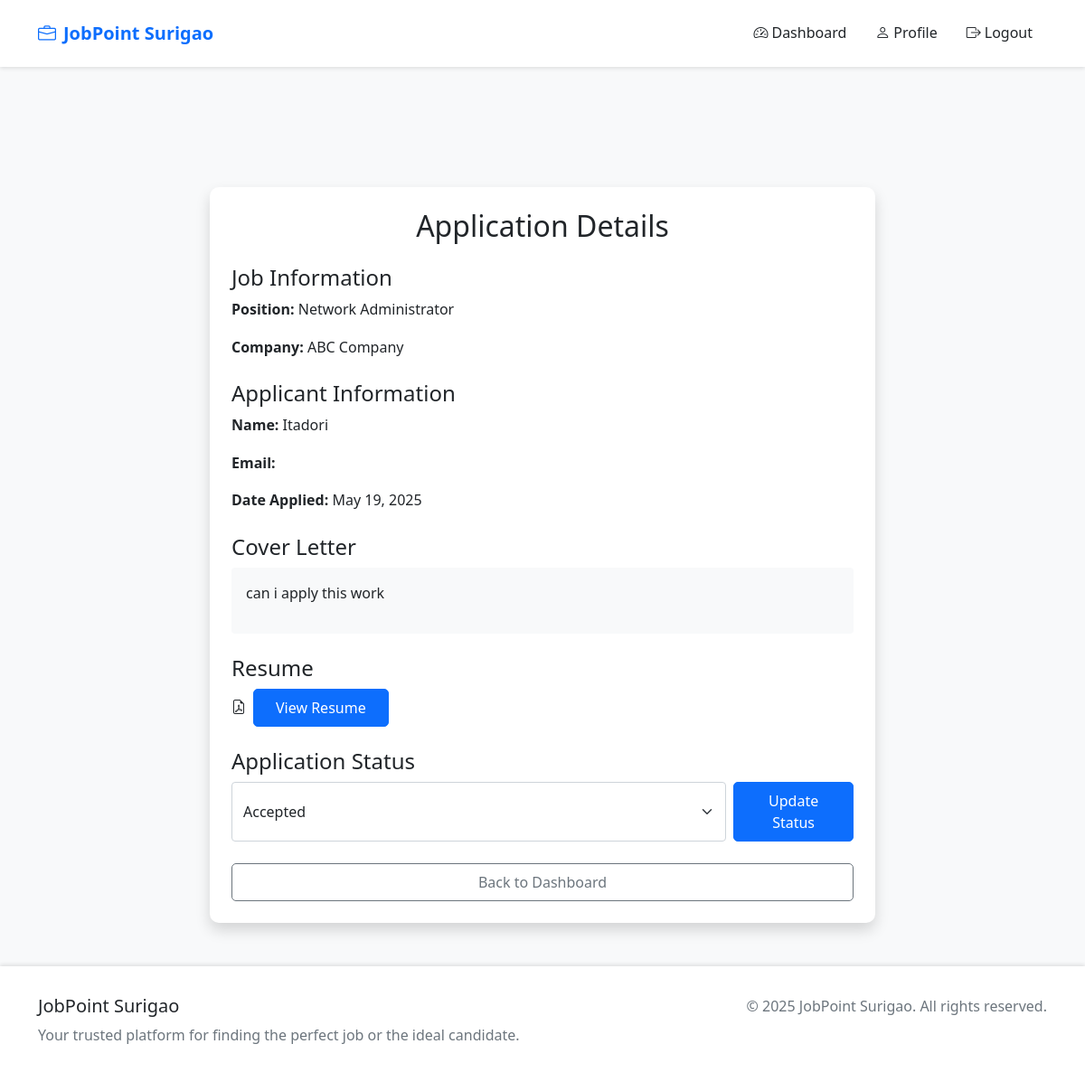
The app's page /applications/2/manage/ (signed in) with its own data.
### jobs/models.py (models this page shows, shortened)
class JobApplication(models.Model):
    STATUS_CHOICES = [
        ('pending', 'Pending'),
        ('reviewing', 'Reviewing'),
        ('accepted', 'Accepted'),
        ('rejected', 'Rejected'),
    ]
    job = models.ForeignKey(Job, on_delete=models.CASCADE, related_name='applications')
    applicant = models.ForeignKey(User, on_delete=models.CASCADE, related_name='applications')
    cover_letter = models.TextField()
    resume = models.FileField(
        upload_to='resumes/',
        validators=[
            validate_resume_extension,
            validate_file_size
        ]
    )
    additional_info = models.TextField(null=True, blank=True, help_text='Any additional information you would like to share with the employer')
    application_date = models.DateTimeField(auto_now_add=True)
    status = models.CharField(max_length=20, choices=STATUS_CHOICES, default='pending')
    last_updated = models.DateTimeField(auto_now=True)
    class Meta:
        unique_together = ('job', 'applicant')
        indexes = [
            models.Index(fields=['job', 'applicant']),
            models.Index(fields=['status']),
            models.Index(fields=['application_date']),
            models.Index(fields=['last_updated']),
        ]
        ordering = ['-application_date']

class Job(models.Model):
    JOB_TYPE_CHOICES = [
        ('full_time', 'Full Time'),
        ('part_time', 'Part Time'),
        ('contract', 'Contract'),
        ('internship', 'Internship'),
        ('temporary', 'Temporary'),
    ]
    title = models.CharField(max_length=200)
    company = models.ForeignKey(User, on_delete=models.CASCADE, related_name='posted_jobs')
    company_name = models.CharField(max_length=200, null=True, blank=True)
    job_type = models.CharField(max_length=50, choices=JOB_TYPE_CHOICES)
    location = models.ForeignKey(Location, on_delete=models.SET_NULL, null=True, blank=True, related_name='jobs')
    description = models.TextField()
    requirements = models.TextField()
    salary_range = models.CharField(max_length=100)
    posted_date = models.DateTimeField(auto_now_add=True)
    deadline = models.DateField()
    is_active = models.BooleanField(default=True)
    views_count = models.PositiveIntegerField(default=0)
    applications_count = models.PositiveIntegerField(default=0)
    contact_email = models.EmailField(max_length=254, help_text='Contact email for job inquiries', null=True, blank=True)
    contact_number = models.CharField(max_length=20, help_text='Contact number for job inquiries', null=True, blank=True)
    class Meta:
        ordering = ['-posted_date']
        indexes = [
            models.Index(fields=['title']),
            models.Index(fields=['company']),
            models.Index(fields=['company_name']),
            models.Index(fields=['job_type']),
            models.Index(fields=['is_active']),
            models.Index(fields=['posted_date']),
            models.Index(fields=['deadline']),
            models.Index(fields=['views_count']),
            models.Index(fields=['applications_count']),
        ]

class UserProfile(models.Model):
    USER_TYPE_CHOICES = [
        ('jobseeker', 'Job Seeker'),
        ('employer', 'Employer'),
    ]
    THEME_CHOICES = [
        ('light', 'Light'),
        ('dark', 'Dark'),
        ('system', 'System'),
    ]
    user = models.OneToOneField(User, on_delete=models.CASCADE, related_name='userprofile')
    user_type = models.CharField(max_length=20, choices=USER_TYPE_CHOICES, default='jobseeker')
    profile_picture = models.ImageField(upload_to='profile_pictures/', null=True, blank=True)
    phone_number = models.CharField(max_length=20, null=True, blank=True)
    address = models.TextField(null=True, blank=True)
    bio = models.TextField(null=True, blank=True)
    theme = models.CharField(max_length=10, choices=THEME_CHOICES, default='light')
    linkedin = models.URLField(max_length=200, null=True, blank=True)
    github = models.URLField(max_length=200, null=True, blank=True)
    skills = models.TextField(null=True, blank=True, help_text='Comma-separated list of skills')
    company_name = models.CharField(max_length=100, null=True, blank=True)
    company_website = models.URLField(max_length=200, null=True, blank=True)
    created_at = models.DateTimeField(auto_now_add=True)
    updated_at = models.DateTimeField(auto_now=True)

### jobs/views.py (the view, shortened to what this page needs)
# urls.py: path('applications/<int:application_id>/manage/', views.manage_application, name='manage_application'),
@require_http_methods(["GET", "POST"])
@login_required
def manage_application(request, application_id):
    application = get_object_or_404(JobApplication, id=application_id)
    if request.user != application.job.company:
        messages.error(request, 'You are not authorized to manage this application.')
        return redirect('dashboard')
    return render(request, 'jobs/manage_application.html', {
        'application': application
    })

### templates/jobs/manage_application.html (shortened to what this page needs)
{% extends 'base.html' %}
{% load crispy_forms_tags %}
{% block content %}
<div class="container mt-5">
    <div class="row justify-content-center">
        <div class="col-md-8">
            <div class="card shadow">
                <div class="card-body">
                    <h2 class="text-center mb-4">Application Details</h2>
                    <div class="mb-4">
                        <h4>Job Information</h4>
                        <p><strong>Position:</strong> {{ application.job.title }}</p>
                        <p><strong>Company:</strong> {{ application.job.company.userprofile.company_name }}</p>
                    </div>
                    <div class="mb-4">
                        <h4>Applicant Information</h4>
                        <p><strong>Name:</strong> {{ application.applicant.username }}</p>
                        <p><strong>Email:</strong> {{ application.applicant.email }}</p>
                        <p><strong>Date Applied:</strong> {{ application.application_date|date:"F d, Y" }}</p>
                    </div>
                    <div class="mb-4">
                        <h4>Cover Letter</h4>
                        <div class="p-3 bg-light rounded">
                            {{ application.cover_letter|linebreaks }}
                        </div>
                    </div>
                    <div class="mb-4">
                        <h4>Resume</h4>
                        <div class="d-flex align-items-center">
                            <i class="bi bi-file-earmark-pdf me-2"></i>
                            <a href="{{ application.resume.url }}" class="btn btn-primary" target="_blank">
                                View Resume
                            </a>
                        </div>
                    </div>
                    <div class="mb-4">
                        <h4>Application Status</h4>
                        <form method="post">
                            <div class="d-flex gap-2">
                                <select name="status" class="form-select">
                                    {% for status, label in application.STATUS_CHOICES %}
                                        <option value="{{ status }}" {% if application.status == status %}selected{% endif %}>
                                            {{ label }}
                                        </option>
                                    {% endfor %}
                                </select>
                                <button type="submit" class="btn btn-primary">Update Status</button>
                            </div>
                        </form>
                    </div>
                    <div class="d-grid gap-2">
                        <a href="{% url 'dashboard' %}" class="btn btn-outline-secondary">Back to Dashboard</a>
                    </div>
                </div>
            </div>
        </div>
    </div>
</div>
{% endblock %}

### templates/base.html (style rules this page uses)
:root { --primary-color: #0d6efd; --secondary-color: #6c757d; --success-color: #198754; --danger-color: #dc3545; --warning-color: #ffc107; --info-color: #0dcaf0; --light-color: #f8f9fa; --dark-color: #212529; }
body { font-family: 'Segoe UI', system-ui, -apple-system, sans-serif; line-height: 1.6; color: var(--dark-color); background-color: var(--light-color); }
.card { border: none; border-radius: 10px; box-shadow: 0 4px 6px rgba(0,0,0,0.1); transition: transform 0.3s ease; }
.card-body { padding: 1.5rem; }
.btn { padding: 0.5rem 1.5rem; border-radius: 5px; font-weight: 500; transition: all 0.3s ease; }
.btn-primary { background-color: var(--primary-color); border-color: var(--primary-color); color: white; }
.bg-light { background-color: var(--light-color) !important; }

### records on screen
JobApplication: job "Network Administrator", job.company.userprofile.company_name "ABC Company", applicant.username "Itadori", application_date "May 19, 2025", cover_letter "can i apply this work", status "Accepted"
